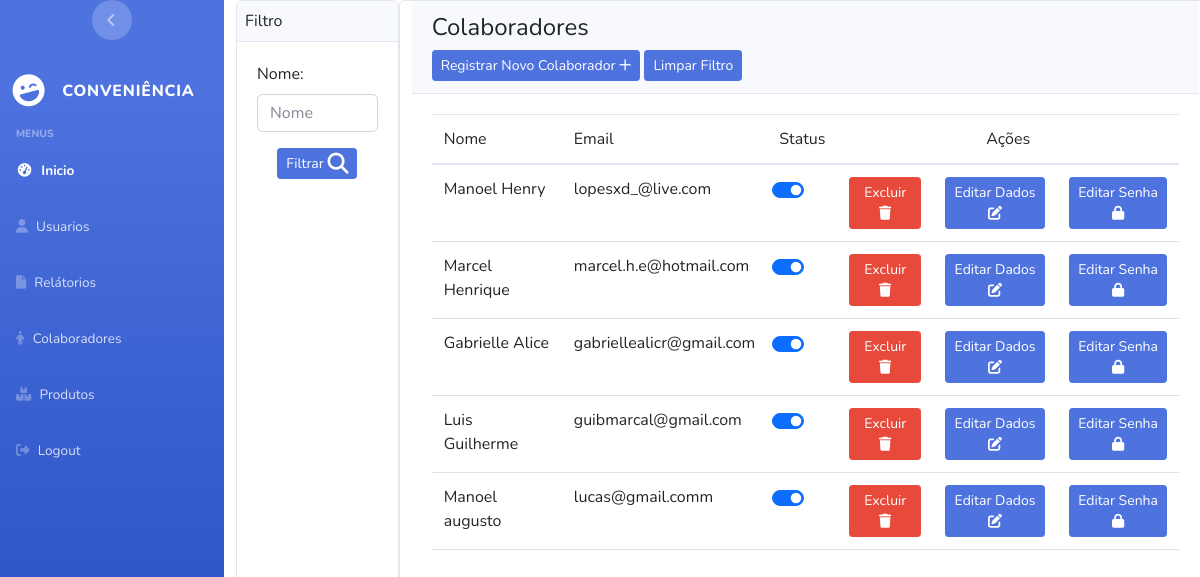
Page /collaborator/main_menu_collaborator (signed in) on the committed database.
### apps/Collaborator/models.py (models this page shows, shortened)
class Collaborator(models.Model):
    user = models.OneToOneField(User,on_delete=models.CASCADE)
    name = models.CharField(max_length=255,default="Nome Teste")
    cpf = models.CharField(unique=True, max_length=14,default="999.999.999-99")
    active = models.BooleanField(default=True)

### apps/User/models.py (models this page shows, shortened)
class User(AbstractUser):
     email = models.EmailField(unique=True)
     username = models.CharField(unique=True, max_length=255)

### apps/Collaborator/views.py (the view)
# urls.py: path("main_menu_collaborator",views.main_menu_collaborator,name="main_menu_collaborator"),
@user_passes_test(lambda user: user.is_superuser or user.is_staff,login_url='user:page_not_found')
@login_required(login_url="login_system")
def main_menu_collaborator(request,name_to_filter=None):
    try:
        collaborators = None
        if not name_to_filter:
            collaborators = Collaborator.objects.all()
        else:
            collaborators =  Collaborator.objects.filter(name__startswith=name_to_filter)
    except (Exception,IntegrityError) as e:
        print(f"Exceção ao listar usuarios - {e}")
    return render(request,'collaborator/main_menu_collaborator.html',{'collaborators':collaborators,'findByNameForm': findByNameForm})

### templates/collaborator/main_menu_collaborator.html (shortened to what this page needs)
{% extends 'base.html' %}
{% block content %}
<div class="d-flex flex-row vh-100">
  <div class="card">
    <div class="card-header p-2">
      Filtro
    </div>
    <div class="card-body">
      <form action="{% url 'collaborator:main_menu_collaborator_with_filter'  %}" method="post">
        {{ findByNameForm }}
         <div class="d-flex justify-content-center mt-3">
          <button type="submit" class="btn btn-fill btn-primary btn-sm">
          Filtrar
        </button>
        </div>
      </form>
      </div>
  </div>
<div class="card col-10">
  <div class="card-header">
    <h4 class="">Colaboradores</h4>
    <td class="px-1"><a href="{% url 'collaborator:save_collaborator' %}" class="btn btn-primary btn-sm">Registrar Novo Colaborador
      <i class="fa-regular fa-plus"></i>
    </a></td>
    <td class="px-1"><a href="{% url 'collaborator:main_menu_collaborator' %}" class="btn btn-primary btn-sm">Limpar Filtro</a></td>
  </div>
  <div class="card-body">
    <div class="table-responsive">
      <table class="table" id="">
        <thead class="text-primary">
          <tr>
            <th>Nome</th>
            <th>Email</th>
            <th>Status</th>
            <th colspan="3" style="text-align: center;">Ações</th>
          </tr>
        </thead>
        <tbody>
          {% for collaborator in collaborators %}
              {% if not user.username == collaborator.user.username %}
              <tr>
                <th>{{ collaborator.name }}</th>
                <th>{{ collaborator.user.email }}</th>
                <th style="text-align:center;">
                  <div class="form-check form-switch">
                    <input class="form-check-input" {% if collaborator.active %}checked{% endif %} type="checkbox"
                    role="switch" id="flexSwitchCheckDefault">
                  </div>
                </th>
                <th><a type="submit" class="btn btn-danger btn-sm" onclick="return confirm('Tem certeza que deseja excluir o Colaborador {{ collaborator.name }}')"
                    href="{% url 'collaborator:erase_collaborator' collaborator.id %}">Excluir
                    <i class="fa-sharp fa-solid fa-trash"></i>
                  </a></th>
                <th><a type="submit" class="btn btn-primary btn-sm" href="{% url 'collaborator:update_collaborator' collaborator.id %}">Editar Dados
                  <i class="fa-solid fa-pen-to-square"></i>
                </a></th>
                <th><a type="submit" class="btn btn-primary btn-sm" href="{% url 'collaborator:update_collaborator_password' collaborator.id %}">Editar Senha
                  <i class="fa-solid fa-lock"></i>
                </a></th>
              </tr>
              {% endif %}
          {% endfor %}
        </tbody>
      </table>
    </div>
  </div>
</div>
</div>
{% endblock content %}

### rows in the picture
Collaborator: name "Manoel Henry", user.email "lopesxd_@live.com", active "☑"
Collaborator: name "Marcel Henrique", user.email "marcel.h.e@hotmail.com", active "☑"
Collaborator: name "Gabrielle Alice", user.email "gabriellealicr@gmail.com", active "☑"
Collaborator: name "Luis Guilherme", user.email "guibmarcal@gmail.com", active "☑"
Collaborator: name "Manoel augusto", user.email "lucas@gmail.comm", active "☑"
